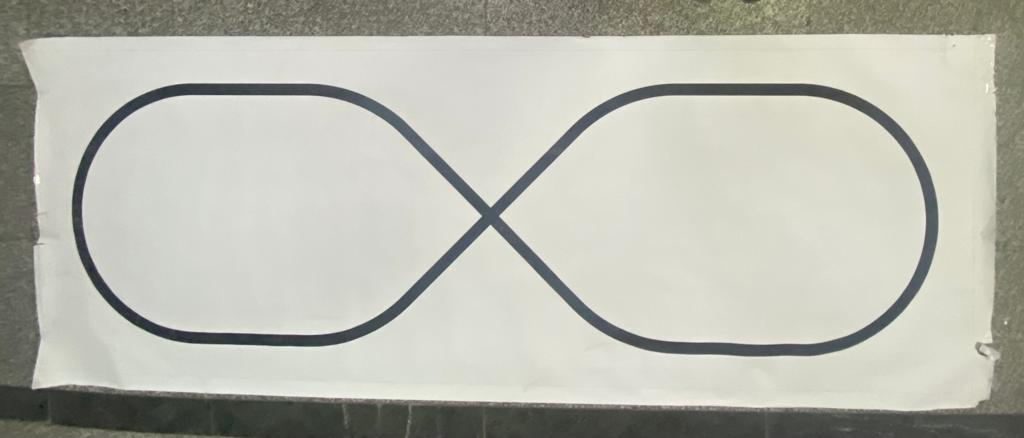
//> input picture Image Processing/ImageProcessingC++ Plugin/assets/track/track.jpeg, 1024 x 438 px, given in place of track.jpg, which was not available; the run also reads 1 picture not shown here
$ ./main   (built with g++ and OpenCV 4)
//> lines starting //> are read from the running program, lines starting //| are printed output that depends on the picture; after the words box and inside, x2 and y2 are one past the last pixel; in counts of white or black regions, pixels touching at a corner belong together; pictures that were not available may be replaced by others from this repository, and a replacement may not be noted
//> further down, image is the input picture: 438 rows x 1024 cols, CV_8UC3; mean B, G, R 174.1, 184.2, 183.6
### Image Processing/ImageProcessingC++ Plugin/common.h
#pragma once
extern int testcase;

### Image Processing/ImageProcessingC++ Plugin/utils.h
#ifndef UTILS_H    // To make sure you don't declare the function more than once by including the header multiple times.
#define UTILS_H


#include <stdio.h>
#include <iostream>
#include <opencv2/opencv.hpp> //Include OpenCV header file
#include <algorithm>

using namespace cv;
using namespace std;

//Paper Operations
bool extract_paper(Mat& warped_image, Mat& img_bgr, string name = "");

Mat thin_image(Mat image);
bool color_center(int& x, int& y, Mat image, Scalar color, string name = "");

bool color_mask(Mat& mask, Mat& masked_image, Mat image, Scalar color);
bool color_range(Scalar& lower_range, Scalar& upper_range, Scalar color);

//Distance and Direction
void  min_rectangle(Mat& image, int& x, int& y, vector<Point> contour, Scalar color = Scalar(255, 0, 0), int thickness = 10, bool draw = false);
double calculateDistance(double x1, double y1, double x2, double y2);
Vec2i direction(double x1, double y1, double x2, double y2);
int sign(double x);

//Contour
bool compareContourAreas(vector<Point> contour1, vector<Point> contour2);
void get_biggest_rectangular_contour(vector<Point>& biggest_contour, double& max_area, vector<vector<Point>> contours);
vector<Point2f> reorderPoints(vector<Point>points);
#endif

### Image Processing/ImageProcessingC++ Plugin/ScanCar.h
#ifndef SCANCAR_H    // To make sure you don't declare the function more than once by including the header multiple times.
#define SCANCAR_H

#include <stdio.h>
#include <iostream>
#include <opencv2/opencv.hpp> //Include OpenCV header file

using namespace cv;
using namespace std;

bool find_car(int& x_center, int& y_center, int& x_f, int& y_f, int& x_b, int& y_b, Mat& image, Scalar front_color, Scalar back_color, int indx);
void car_on_line(bool& on_line, double x_car_front, double  y_car_front, double  x_car_back, double y_car_back, Mat& lines_matrix, int threshold = 100, int indx = 0);
bool increase_decrease_speed(Mat draw, double x_car_front, double  y_car_front, double  x_car_back, double y_car_back, Vec4i line, double dist_threshold);
#endif

### Image Processing/ImageProcessingC++ Plugin/ScanTrack.h
#ifndef SCANTRACK_H    // To make sure you don't declare the function more than once by including the header multiple times.
#define SCANTRACK_H

#include <stdio.h>
#include <iostream>
#include <opencv2/opencv.hpp> //Include OpenCV header file

using namespace cv;
using namespace std;

bool scan_track(Mat& image_lines, Mat& track_image);
void extract_lines(Mat& image_lines, Mat& image, int sliding = 50, double rho = 1, double  theta = 1 * CV_PI / 180, int threshold = 170, double minLineLength = 100, double  maxLineGap = 50, int thickness = 20);
#endif

### Image Processing/ImageProcessingC++ Plugin/utils.cpp
#include "utils.h"
#include <chrono>
using namespace std::chrono;
//bool extract_paper(Mat& warped_image, Mat& transformation_matrix, Mat& img_bgr, bool draw) {
// [81 lines left out: function extract_paper, not called in this run]

Mat thin_image(Mat image) {
	/**
	* Thinning Gray Scale Image

	* @param image: Gray Image

	* @return thinned Binary Image
	*/

	//Convert to Binary
	//Syntax:threshold(src_gray, dst, threshold_value, max_binary_value, threshold_type);
	Mat image_binary;
	threshold(image, image_binary, 127, 255, 0);
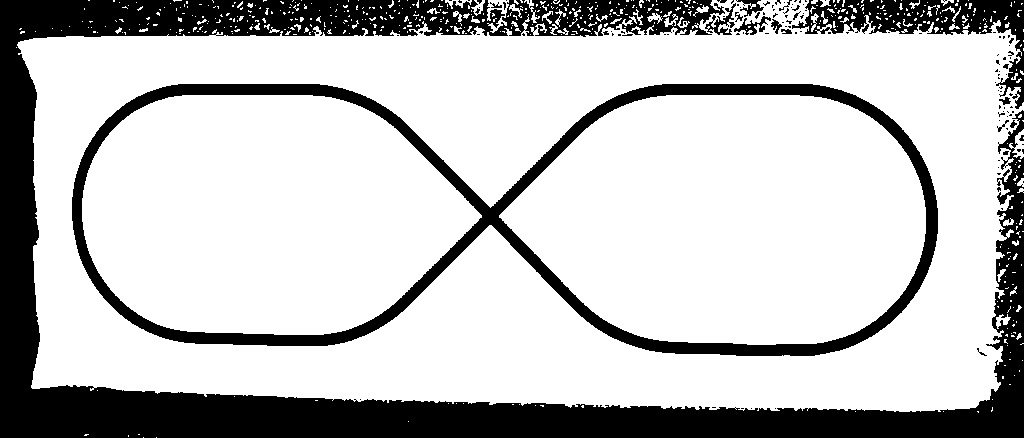
//> image_binary: 438 rows x 1024 cols, CV_8UC1; 75.8% white; 131 black regions (112 under 20 px), largest, box (x1, y1, x2, y2) and area: (0, 0, 1024, 438) 76300, (72, 84, 938, 356) 24169, (792, 0, 1024, 109) 6447

	//Make lines white
	bitwise_not(image_binary, image_binary);

	//Structuring Element
	Mat kernel;
	kernel = getStructuringElement(MORPH_CROSS, Size(3, 3));

	//Create an empty output image to hold values
	Mat thin;
	thin = Mat::zeros(image_binary.size(), CV_8UC1);

	//Loop until erosion leads to an empty set
	while (countNonZero(image_binary) != 0) {
		// Erosion
		Mat erode_image;
		erode(image_binary, erode_image, kernel);
		// Opening on eroded image
		Mat opening;
		morphologyEx(erode_image, opening, MORPH_OPEN, kernel);
		//Subtract these two
		Mat subset;
		subset = erode_image - opening;

		//Union of all previous sets
		bitwise_or(thin, subset, thin);

		// Set the eroded image for next iteration
		image_binary = erode_image.clone();
	}
//> this loop made 81 passes
//> pass 1, in thin_image, `erode(image_binary, erode_image, kernel);`:
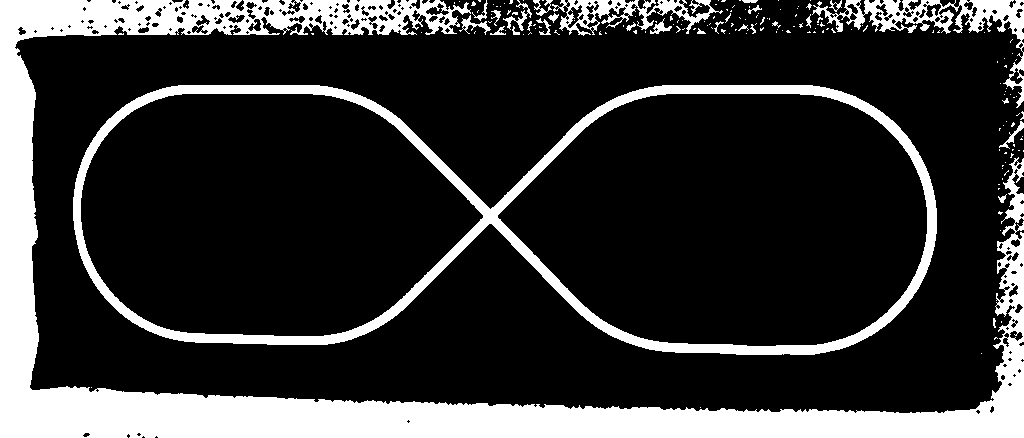
//> erode_image: 438 rows x 1024 cols, CV_8UC1; 20.7% white; 174 white regions (145 under 20 px), largest, box (x1, y1, x2, y2) and area: (0, 0, 1024, 438) 64385, (73, 85, 937, 355) 20279, (812, 0, 1024, 108) 4047
//> pass 1, in thin_image, `morphologyEx(erode_image, opening, MORPH_OPEN, kernel);`:
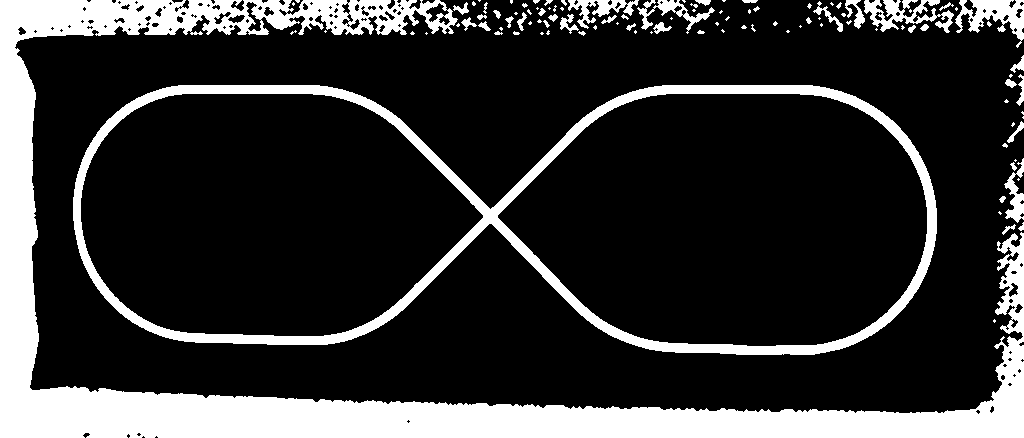
//> opening: 438 rows x 1024 cols, CV_8UC1; 20.3% white; 110 white regions (64 under 20 px), largest, box (x1, y1, x2, y2) and area: (0, 0, 1024, 438) 62915, (73, 85, 937, 355) 20264, (955, 0, 1024, 48) 1478
//> (the rest of the program and of its run is left out)
